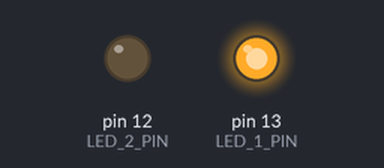
A sketch run on a simulated Arduino Uno, built with avr-gcc and run on an emulated ATmega328P. Shown: output pins drawn as LEDs (lit = HIGH).

Above: at 1.0 s.
At 3.0 s:
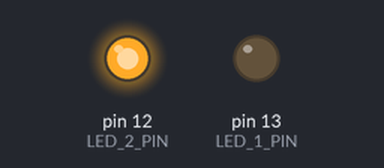
Timing chart, 0 to 5.2 s (numbered marks = the images above):
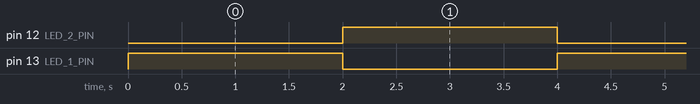

The sketch:

tomastestardubblablinkoop.ino
```cpp
#define LED_1_PIN 13
#define LED_2_PIN 12

class Led {
  private:
    byte pin;
  public:
    Led(byte pin) {
      // Use 'this->' to make the difference between the
      // 'pin' attribute of the class and the
      // local variable 'pin' created from the parameter.
      this->pin = pin;
      init();
    }
    void init() {
      pinMode(pin, OUTPUT);
      // Always try to avoid duplicate code.
      // Instead of writing digitalWrite(pin, LOW) here,
      // call the function off() which already does that
      off();
    }
    void on() {
      digitalWrite(pin, HIGH);
    }
    void off() {
      digitalWrite(pin, LOW);
    }
}; // don't forget the semicolon at the end of the class

// Create your objects in the global scope so you can
// get access to them in the setup() and loop() functions
Led led1(LED_1_PIN);
Led led2(LED_2_PIN);

void setup() { }

void loop() {
    led1.on();
    led2.off();
    delay(2000);
    led1.off();
    led2.on();
    delay(2000);
}
```

Measured:
- by itself, pin 12 (LED_2_PIN), pin 13 (LED_1_PIN): alternates HIGH for 2.0 s and LOW for 2.0 s
